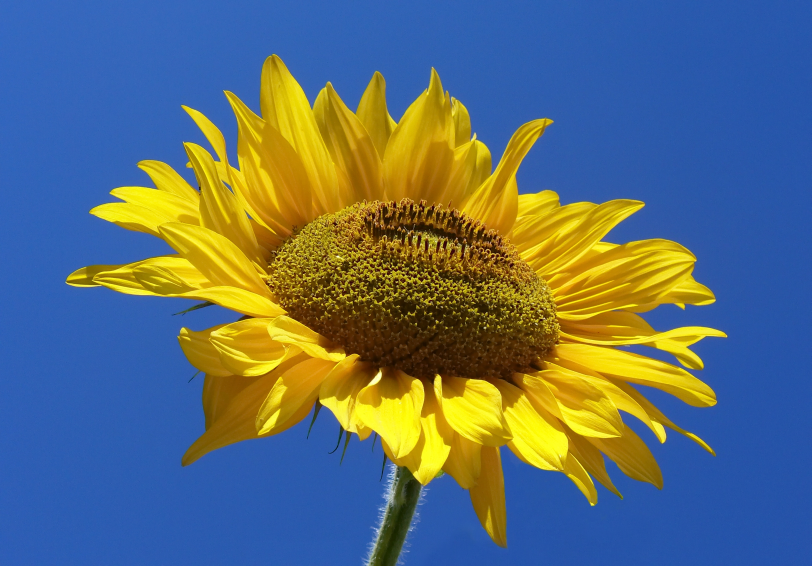
#> input picture Lab_7/sunflower.jpg, 2434 x 1697 px, found by its file name (shown at 1/3 size)
$ python Task3.py
#> lines starting #> are read from the running program, lines starting #| are printed output that depends on the picture
import cv2
import numpy as np

# Reading the image
img = cv2.imread('D:\APU Stuff\Bachelor of Computer Science (Intelligent Systems) [APD2F2202CS(IS)]\Semester 2\Imaging & Special Effects [CT029-3-2-ISE]\Mine\Labs\ISE-Labs\Lab_7\sunflower.jpg')
#> img is the input picture: shape (1697, 2434, 3); mean B, G, R 116, 110.1, 93.3

#Resizing the image
img = cv2.resize(img, (400,400))
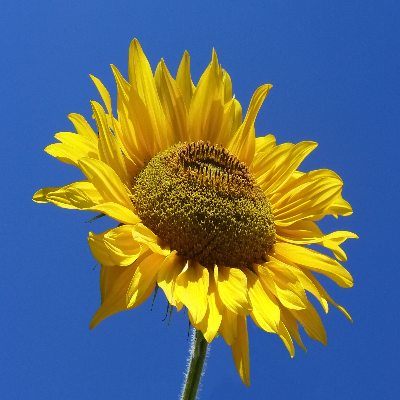
#> img: shape (400, 400, 3); mean B, G, R 115.9, 109.9, 93.2

# convert to hsv colorspace
hsvColor = cv2.cvtColor(img, cv2.COLOR_BGR2HSV)
#> hsvColor: shape (400, 400, 3); mean H, S, V 77.6, 204.7, 174.7
rgbColor = cv2.cvtColor(img, cv2.COLOR_BGR2RGB)
labColor = cv2.cvtColor(img, cv2.COLOR_BGR2LAB)
#> labColor: shape (400, 400, 3); mean of channels 0, 1, 2 120.4, 137.5, 119.4
labColor = cv2.cvtColor(img, cv2.COLOR_BGR2YCrCb)
#> labColor: shape (400, 400, 3); mean of channels 0, 1, 2 105.6, 119.1, 133.8

oriNhsv = np.concatenate((img,hsvColor,rgbColor, labColor),axis=1)
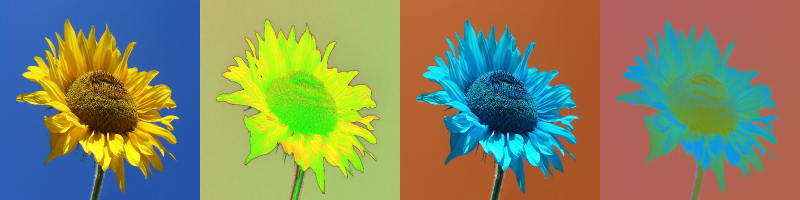
#> oriNhsv: shape (400, 1600, 3) (shown at 1/2 size); mean B, G, R 98.1, 135.9, 129.4
cv2.imshow("color space-ori, hsv, rgb, lab",oriNhsv)

black_col_img = np.zeros(img.shape[:2], dtype="uint8")

red_img = cv2.merge([black_col_img, black_col_img,img[:,:,2]])
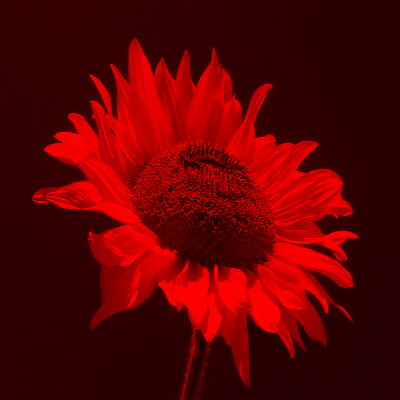
#> red_img: shape (400, 400, 3); mean B, G, R 0, 0, 93.2

blue_img = cv2.merge([img[:,:,0] ,black_col_img, black_col_img])
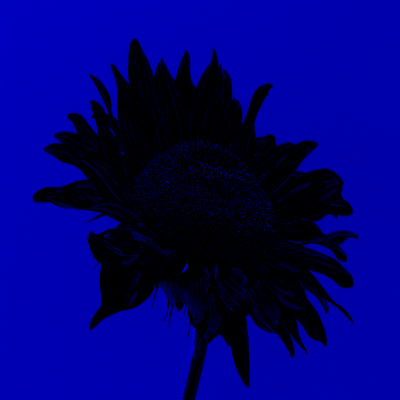
#> blue_img: shape (400, 400, 3); mean B, G, R 115.9, 0, 0

green_img = cv2.merge([black_col_img, img[:,:,1] ,black_col_img])
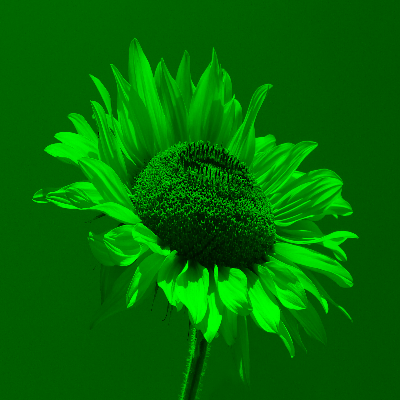
#> green_img: shape (400, 400, 3); mean B, G, R 0, 109.9, 0

channels = np.concatenate((blue_img,green_img,red_img), axis=1)
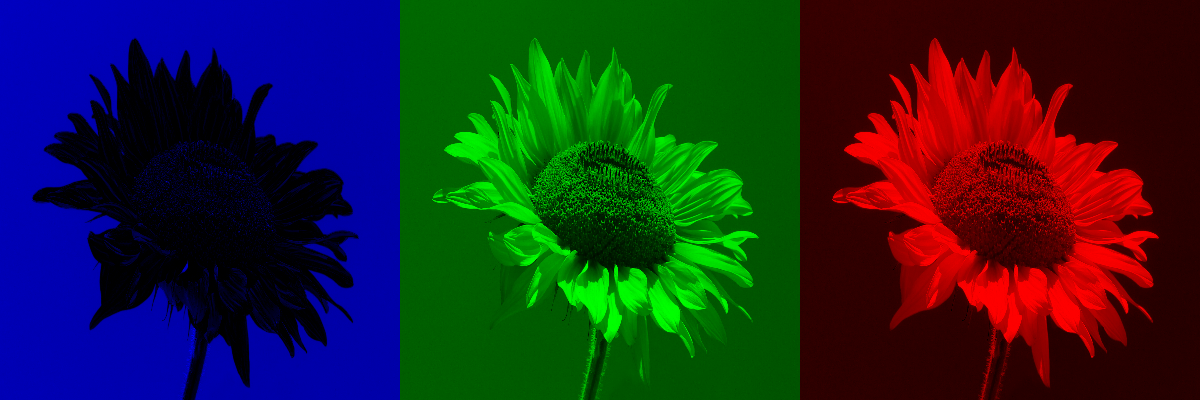
#> channels: shape (400, 1200, 3); mean B, G, R 38.6, 36.6, 31.1
cv2.imshow("Color channels-blue,green, red", channels)

cv2.waitKey(0)
cv2.destroyAllWindows()
